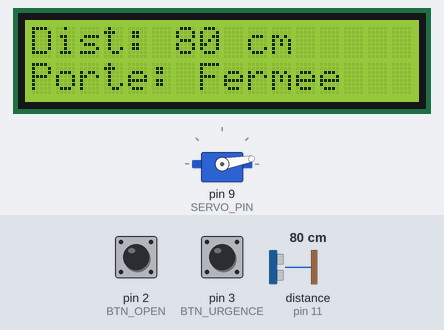
A sketch run on a simulated Arduino Uno, built with avr-gcc and run on an emulated ATmega328P. On the bench: 16×2 character LCD, servo. The inputs (shaded band) are chosen by the test bench; at power-on: distance to the obstacle (sensor on pin 11) 80 cm, pin 3 (BTN_URGENCE) HIGH, pin 2 (BTN_OPEN) HIGH. The echo pulse lasts 58.3 µs per cm.

Above: at 1.2 s.
1.3 s: distance to the obstacle (sensor on pin 11) set to 22 cm
At 2.1 s:
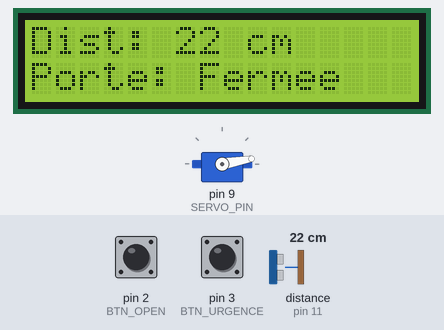
2.9 s: distance to the obstacle (sensor on pin 11) set to 17 cm
At 3.43 s:
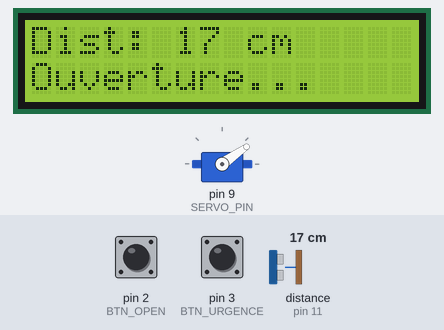
5.6 s: pin 3 (BTN_URGENCE) pulled LOW for 0.15 s
At 6.5 s:
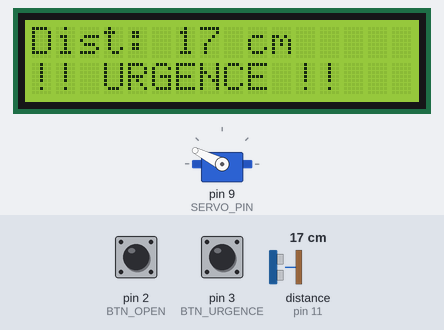
7.2 s: pin 3 (BTN_URGENCE) pulled LOW for 1 s
At 7.97 s:
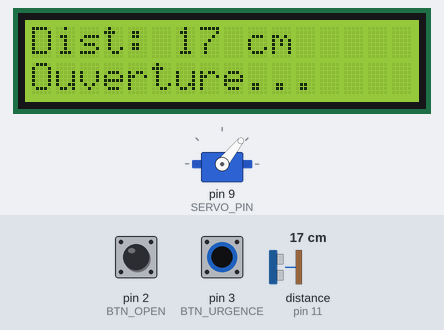
8.8 s: distance to the obstacle (sensor on pin 11) set to 2 cm
At 11.1 s:
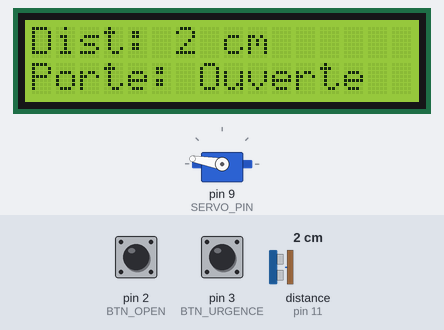
11.6 s: pin 3 (BTN_URGENCE) pulled LOW for 0.15 s
At 12.3 s:
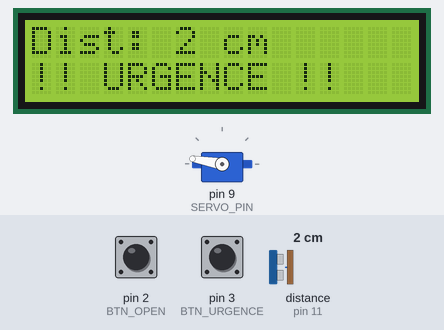
Timing chart, 0 to 14.2 s (numbered marks = the images above; inputs shaded):
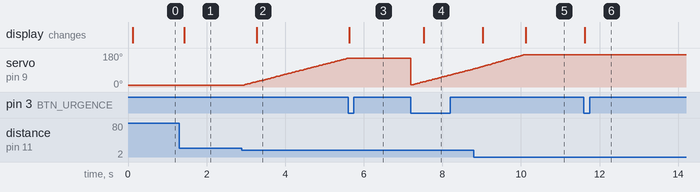

The sketch:

0sx_labo_04.ino
```cpp
#include <Servo.h>
#include <HCSR04.h>
#include <LCD_I2C.h>

#define TRIGGER_PIN 12
#define ECHO_PIN 11
#define SERVO_PIN 9
#define BTN_OPEN 2
#define BTN_URGENCE 3

HCSR04 hc(TRIGGER_PIN, ECHO_PIN);
LCD_I2C lcd(0x27, 16, 2);
Servo myServo;

const char* DA = "2407822";

unsigned long currentTime = 0;
float distance = 0.0;
int degree = 10;

const int SERVO_FERME   = 10;
const int SERVO_OUVERT  = 170;
const int DISTANCE_SEUIL = 20;

const int DISPLAY_INTERVAL   = 100;
const int DISTANCE_INTERVAL  = 50;
const int WAIT_OPEN_INTERVAL = 10000;
const int SERVO_STEP_INTERVAL = 15;

enum Etat {
  FERMEE,
  OUVERTURE,
  OUVERTE,
  FERMETURE,
  URGENCE
} currentState = FERMEE;

unsigned long openWaitTime  = 0;
unsigned long lastServoStep = 0;
int savedDegree             = SERVO_FERME;

bool lastBtnOpen    = HIGH;
bool lastBtnUrgence = HIGH;

void setup() {
  Serial.begin(115200);
  lcd.begin();
  lcd.backlight();

  pinMode(BTN_OPEN, INPUT_PULLUP);
  pinMode(BTN_URGENCE, INPUT_PULLUP);

  myServo.attach(SERVO_PIN);
  myServo.write(SERVO_FERME);
  degree = SERVO_FERME;

}

void loop() {
  currentTime = millis();

  static unsigned long previousDistance = 0;
  if (currentTime - previousDistance >= DISTANCE_INTERVAL) {
    distance = hc.dist();
    previousDistance = currentTime;
  }

  readButtons();
  stateManager();
  servoTask();
  screenDisplay(currentTime);
}

//  Lecture des boutons

void readButtons() {
  bool btnOpenNow    = digitalRead(BTN_OPEN);
  bool btnUrgenceNow = digitalRead(BTN_URGENCE);

  // Bouton urgence
  if (lastBtnUrgence == HIGH && btnUrgenceNow == LOW) {
    if (currentState == URGENCE) {
      //  retour à FERMEE
      degree = SERVO_FERME;
      myServo.write(degree);
      currentState = FERMEE;
    } else {
      // Arrêt d'urgence
      savedDegree  = degree;
      currentState = URGENCE;
    }
  }


  if (lastBtnOpen == HIGH && btnOpenNow == LOW) {
    if (currentState == FERMEE) {
      currentState = OUVERTURE;
    } else if (currentState == FERMETURE) {
      currentState = OUVERTURE;
      degree = degree + 1; // force mon servo a ne pas etre bloquer a SERVO_FERME
    }
    // Si l' OUVERTURE est déjà en cours  j'ignore
  }

  lastBtnOpen    = btnOpenNow;
  lastBtnUrgence = btnUrgenceNow;
}

// états

void stateManager() {
  switch (currentState) {
    case FERMEE:
      if (distance > 0 && distance < DISTANCE_SEUIL) {
        currentState = OUVERTURE;
      }
      break;

    case OUVERTURE:
      if (degree >= SERVO_OUVERT) {
        currentState = OUVERTE;
        openWaitTime = currentTime;
      }
      break;

    case OUVERTE:
      if (currentTime - openWaitTime >= WAIT_OPEN_INTERVAL) {
        currentState = FERMETURE;
      }
      break;

    case FERMETURE:
      if (degree <= SERVO_FERME) {
        currentState = FERMEE;
        return;
      }
      break;

    case URGENCE:

      break;
  }
}


void servoTask() {
  if (currentState == URGENCE) return;

  if (currentTime - lastServoStep >= SERVO_STEP_INTERVAL) {
    if (currentState == OUVERTURE && degree < SERVO_OUVERT) {
      degree++;
      myServo.write(degree);
    } else if (currentState == FERMETURE && degree > SERVO_FERME) {
      degree--;
      myServo.write(degree);
    }
    lastServoStep = currentTime;
  }
}


// Affichage LCD

void screenDisplay(unsigned long ct) {
  static unsigned long previousDisplay = 0;
  if (ct - previousDisplay >= DISPLAY_INTERVAL) {
    lcd.clear();
    lcd.setCursor(0, 0);
    lcd.print("Dist: ");
    lcd.print((int)distance);
    lcd.print(" cm");

    lcd.setCursor(0, 1);
    switch (currentState) {
      case FERMEE:
        lcd.print("Porte: Fermee");
        break;
      case OUVERTE:
        lcd.print("Porte: Ouverte");
        break;
      case OUVERTURE:
        lcd.print("Ouverture...");
        break;
      case FERMETURE:
        lcd.print("Fermeture...");
        break;
      case URGENCE:
        lcd.print("!! URGENCE !!");
        break;
    }
    previousDisplay = ct;
  }
}
```

Measured:
- the behaviour switches between 20 and 19 cm on distance to the obstacle (sensor on pin 11) (found by bisection; images 1 and 2)
- after the input at 1.3 s, the display: changes after 0.13 s (image 1)
- after the input at 2.9 s, servo on pin 9 (SERVO_PIN): moves from 10° to 152° over 2.6 s, starting after 0.06 s; the display: changes after 0.38 s (image 2)
- after the input at 5.6 s, servo on pin 9 (SERVO_PIN): goes on until 5.6 s, then stays 153°; the display: changes at once (image 3)
- after the input at 7.2 s, the display: changes after 0.33 s (image 4)
- after the input at 8.8 s, the display: first changes after 0.23 s (image 5 shows a later state)
- after the input at 11.6 s, the display: changes at once (image 6)
